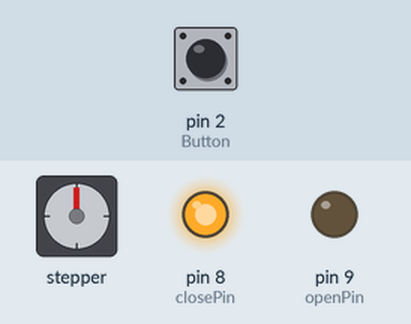
A sketch run on a simulated Arduino Uno, built with avr-gcc and run on an emulated ATmega328P. Shown: stepper motor, output pins drawn as LEDs (lit = HIGH). Wiring (inferred from the names in the program): stepper motor driver (200 steps per turn assumed): step pin 6; direction pin 5; enable pin 7. The inputs (shaded band) are chosen by the test bench; at power-on: pin 2 (Button) HIGH. Pins used as bus, display or sensor lines are not drawn.

Above: at 1.2 s.
1.3 s: pin 2 (Button) pulled LOW for 0.15 s
At 2.1 s:
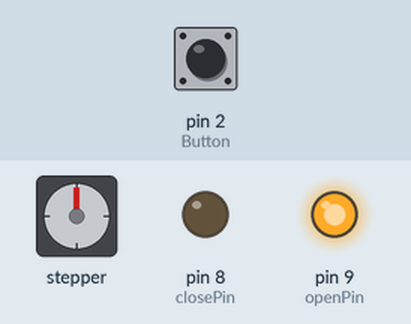
3.0 s: pin 2 (Button) pulled LOW for 3.2 s
At 4.9 s:
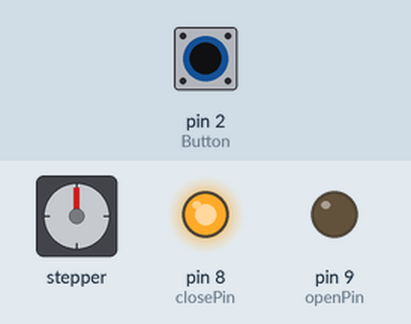
Timing chart, 0 to 16.5 s (numbered marks = the images above; inputs shaded):
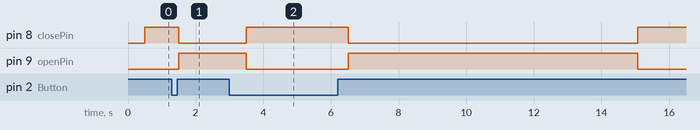

The sketch:

StepperMotorControl.ino
```cpp
// The Threashold to stop the motor
int Threashold = 120;
// The destance for emergancy
int min_step = 1000;
// 40000 for one cycle
unsigned int cycle_num = 10600;
// Wating time when if fully open
int Wating_time = 5000;
/*****************************************/

// High Froward "Open"
// Low Reverse  "Close"

// Button for open the door
int Button = 2;
// LED to show that the door is close
int closePin = 8;
// LED to show that the door is open
int openPin = 9;
// Motor control pin
int PUL = 6; //define Pulse pin
int DIR = 5; //define Direction pin
int ENA = 7; //define Enable Pin

/******************************************/

// How many cycle until the door is open
// Add to open
// Sub to close
volatile unsigned int counter = 0;
// Mode of the system
volatile byte mode = LOW;
/***************************************/
void setup() {

  pinMode (PUL, OUTPUT);
  pinMode (DIR, OUTPUT);
  pinMode (ENA, OUTPUT);
  pinMode(openPin, OUTPUT);
  pinMode(closePin, OUTPUT);
  pinMode(Button,  INPUT);
  attachInterrupt(digitalPinToInterrupt(Button), changeMode, LOW);
  //Serial.begin(9600);
}

void loop() {
  // wait when open and close
  if (counter == cycle_num && mode)
  {
    Serial.println("Wait");
    // Stop motor
    Stop();
    // Wating time for the door
    delay(Wating_time);
    // Close the door
    while (counter && mode)
    {
      // Close direction
      Backword();
      counter -= 1;
    }
    // The door is now close
    mode = LOW;

  }
  // wait when close
  else if (!mode)
  {
    // Stop
    Stop();
    digitalWrite(closePin, HIGH);
    digitalWrite(openPin, LOW);
  }
  // move to open
  else if (mode)
  {
    // open direction
    Forward();
    counter += 1;
    digitalWrite(openPin, HIGH);
    digitalWrite(closePin, LOW);


  }
}

void changeMode()
{
  mode = !mode;
}


void Forward()
{
  for (int i = 0; i < 10; i++)
  {
    digitalWrite(DIR, LOW);
    digitalWrite(ENA, HIGH);
    digitalWrite(PUL, HIGH);
    delayMicroseconds(.00001);
    digitalWrite(PUL, LOW);
    delayMicroseconds(.00001);
  }
}

void Backword()
{
  for (int i = 0; i < 10; i++)
  {
    digitalWrite(DIR, HIGH);
    digitalWrite(ENA, HIGH);
    digitalWrite(PUL, HIGH);
    delayMicroseconds(0.00001);
    digitalWrite(PUL, LOW);
    delayMicroseconds(0.00001);
  }
}

void Stop()
{
  digitalWrite(ENA, HIGH);
  delay(500);
}
```

Measured:
- after the input at 1.3 s, pin 8 (closePin): HIGH → LOW after 0.20 s; pin 9 (openPin): LOW → HIGH after 0.20 s
- after the input at 3.0 s, pin 8 (closePin): LOW → HIGH after 0.50 s instead of 8.6 s; pin 9 (openPin): HIGH → LOW after 0.50 s instead of 8.6 s
